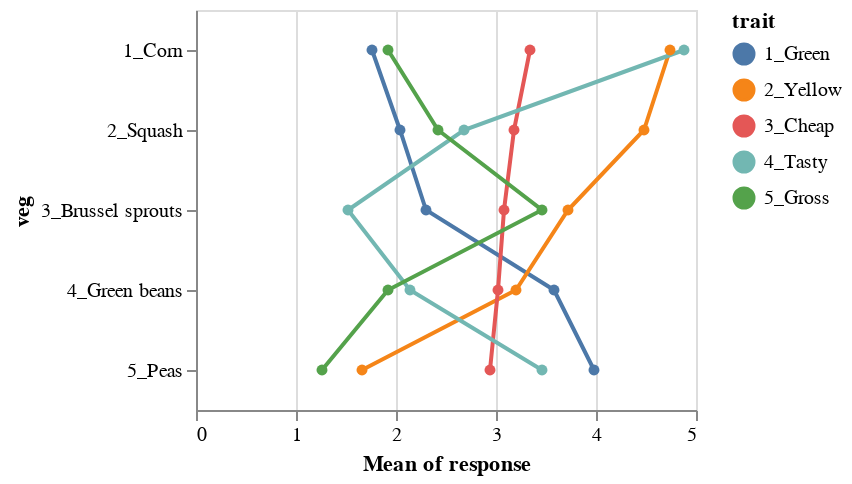

This figure's notebook cell:
### Markdown cell above
## Changing the size of the layered plot

First, the aspect ratio of this plot makes it hard to follow some of the steep lines, so let's change the size and re-configure the axis grids at the same time. *We can configure the layered plot by putting them in parentheses and chaining on the properties*

### Code cell
dots = alt.Chart(df).mark_circle().encode(
    x = 'mean(response):Q',
    y = 'veg:N',
    color = 'trait:N'
)

lines = alt.Chart(df).mark_line().encode(
    x = 'mean(response):Q',
    y = 'veg:N',
    color = 'trait:N'
)

(lines + dots).properties(
    width = 250,
    height = 200
)

### Figure 1 — Vega-Lite specification as saved in the notebook (floating-point values rounded to 4 significant figures; data arrays with more than 128 entries replaced by an {"elided": "..."} marker saying what was removed)
{"config": {"view": {"continuousWidth": 300, "continuousHeight": 300}}, "layer": [{"mark": {"type": "line"}, "encoding": {"color": {"field": "trait", "type": "nominal"}, "x": {"aggregate": "mean", "field": "response", "type": "quantitative"}, "y": {"field": "veg", "type": "nominal"}}}, {"mark": {"type": "circle"}, "encoding": {"color": {"field": "trait", "type": "nominal"}, "x": {"aggregate": "mean", "field": "response", "type": "quantitative"}, "y": {"field": "veg", "type": "nominal"}}}], "data": {"name": "data-07f93f6fab5f4d4715a804d075ffd351"}, "height": 200, "width": 250, "$schema": "https://vega.github.io/schema/vega-lite/v5.8.0.json", "datasets": {"data-07f93f6fab5f4d4715a804d075ffd351": {"elided": "1250 records"}}}
